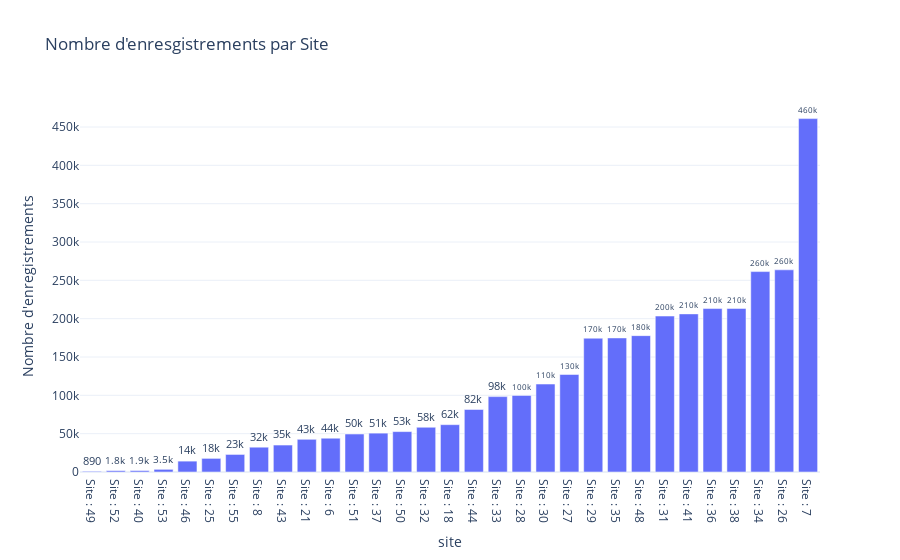

This figure's notebook cell:
### Markdown cell above
La carte nous permet de visualiser la position de de chaque Site . En posant la souris sur uen position nous pouvons lire le numéro du site ainsi ue nombre d'enregistrement de ce site

### Code cell
fig = px.bar(dflocation, x='site', y='nombre_enregistrements', text_auto='.2s',
             title="Nombre d'enresgistrements par Site",
             labels={'location': 'Site', 'nombre_enregistrements': 'Nombre d\'enregistrements'})

#fig.update_layout(xaxis_tickangle=-45, xaxis=dict(tickmode='linear'),
                  #yaxis=dict(title='Number of Stations Opened'),
                  #xaxis_title="Year")
fig.update_traces(textfont_size = 12, textangle =0, textposition = "outside", cliponaxis = False)

fig.show()

### Figure 1 — Plotly figure (JSON) as saved in the notebook; plotly's stock layout.template omitted (floating-point values rounded to 4 significant figures)
{"data": [{"alignmentgroup": "True", "cliponaxis": false, "hovertemplate": "site=%{x}<br>Nombre d'enregistrements=%{y}<extra></extra>", "legendgroup": "", "marker": {"color": "#636efa", "pattern": {"shape": ""}}, "name": "", "offsetgroup": "", "orientation": "v", "showlegend": false, "textangle": 0, "textfont": {"size": 12}, "textposition": "outside", "texttemplate": "%{y:.2s}", "type": "bar", "x": ["Site : 49", "Site : 52", "Site : 40", "Site : 53", "Site : 46", "Site : 25", "Site : 55", "Site : 8", "Site : 43", "Site : 21", "Site : 6", "Site : 51", "Site : 37", "Site : 50", "Site : 32", "Site : 18", "Site : 44", "Site : 33", "Site : 28", "Site : 30", "Site : 27", "Site : 29", "Site : 35", "Site : 48", "Site : 31", "Site : 41", "Site : 36", "Site : 38", "Site : 34", "Site : 26", "Site : 7"], "xaxis": "x", "y": [894, 1754, 1850, 3480, 14174, 17770, 22904, 32348, 35172, 42660, 44064, 49542, 50694, 52700, 58376, 61732, 81532, 98332, 99914, 114704, 127220, 174524, 174886, 177866, 203406, 206250, 213188, 213344, 261424, 263702, 460972], "yaxis": "y"}], "layout": {"barmode": "relative", "legend": {"tracegroupgap": 0}, "title": {"text": "Nombre d'enresgistrements par Site"}, "xaxis": {"anchor": "y", "domain": [0, 1], "title": {"text": "site"}}, "yaxis": {"anchor": "x", "domain": [0, 1], "title": {"text": "Nombre d'enregistrements"}}}}
